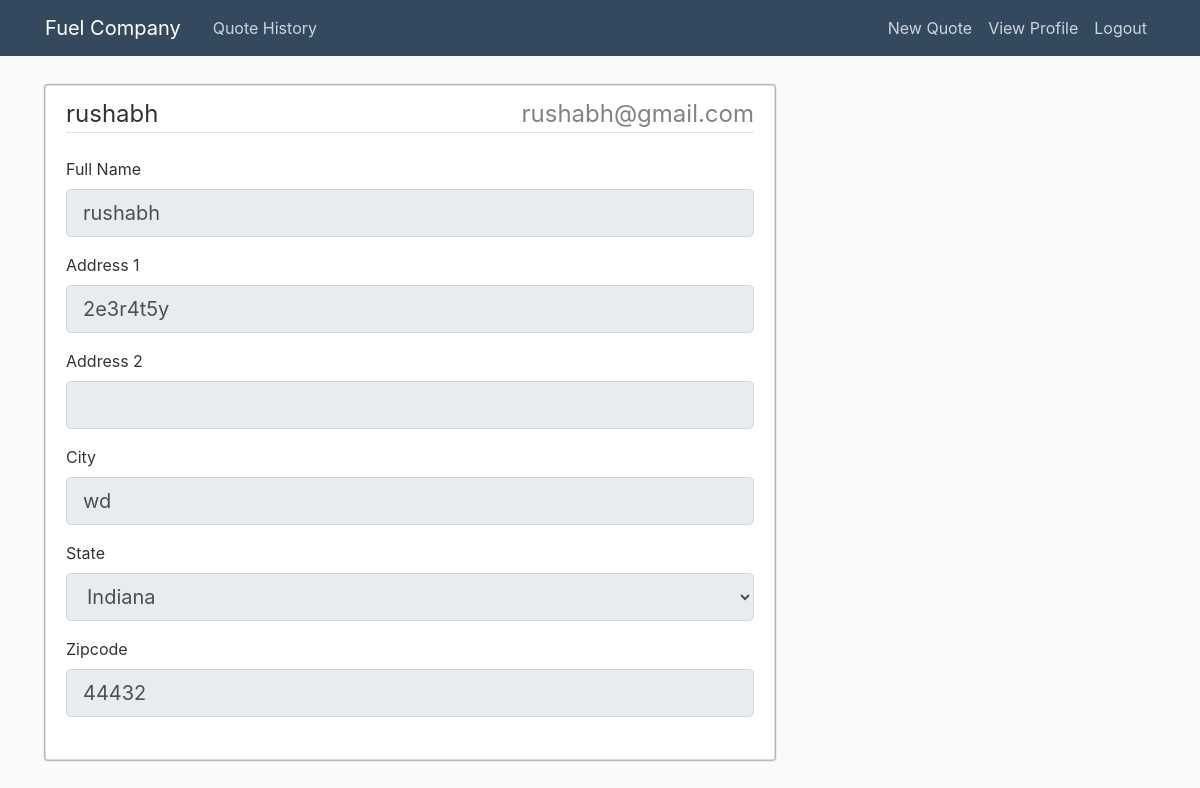
The app's page /about (signed in) with its own data.
### app/models.py (models this page shows, shortened)
class User(db.Model, UserMixin):
    id = db.Column(db.Integer, primary_key=True)
    username = db.Column(db.String(20), unique=True, nullable=False)
    email = db.Column(db.String(120), unique=True, nullable=False)
    password = db.Column(db.String(60), nullable=False)
    quotes = db.relationship('Quote', backref='author', lazy=True)
    user_profile = db.relationship('UserProfile', backref='author', lazy=True, uselist=False)

class UserProfile(db.Model):
    id = db.Column(db.Integer(), primary_key=True)
    full_name = db.Column(db.String(50), nullable=False)
    address_one = db.Column(db.String(100), nullable=False)
    address_two = db.Column(db.String(100), nullable=True)
    city = db.Column(db.String(100), nullable=False)
    state = db.Column(db.String(2), nullable=False)
    zipcode = db.Column(db.Integer(), nullable=False)
    user_id = db.Column(db.Integer, db.ForeignKey('user.id'), nullable=False)

### app/users/routes.py (the view)
@users.route('/about')
@login_required
def about():
    if not current_user.user_profile:
        return redirect(url_for('users.account'))
    else:
        form = UpdateAccountForm()
        form.full_name.data = current_user.user_profile.full_name
        form.address_one.data = current_user.user_profile.address_one
        form.address_two.data = current_user.user_profile.address_two
        form.city.data = current_user.user_profile.city
        form.state.data = current_user.user_profile.state
        form.zipcode.data = current_user.user_profile.zipcode
        return render_template('about.html', title='User Profile', form=form)

### app/models.py (called while the page is built)
@login_manager.user_loader
def load_user(user_id):
    return User.query.get(int(user_id))

### app/templates/about.html (shortened to what this page needs)
{% extends "layout.html" %}
{% block content %}
<div class="content-section" style=" border-radius: 2px; box-shadow: 0 0 2px black; margin-top: 5px;">
    <form method="POST" action="" enctype="multipart/form-data">
        <fieldset class="form-group">
            <legend class="border-bottom mb-4">{{current_user.username }} <span style="float:right; color: #7F8388">{{ current_user.email }}</span></legend>
            <div class="form-group">
                {{ form.full_name.label(class="form-control-label") }}
                {% if form.full_name.errors %}
                {{ form.full_name(class="form-control form-control-lg is-invalid") }}
                <div class="invalid-feedback">
                    {% for error in form.full_name.errors %}
                    <span>{{ error }}</span>
                    {% endfor %}
                </div>
                {% else %}
                {{ form.full_name(class="form-control form-control-lg", disabled=True) }}
                {% endif %}
            </div>
            <div class="form-group">
                {{ form.address_one.label(class="form-control-label") }}
                {% if form.address_one.errors %}
                {{ form.address_one(class="form-control form-control-lg is-invalid") }}
                <div class="invalid-feedback">
                    {% for error in form.address_one.errors %}
                    <span>{{ error }}</span>
                    {% endfor %}
                </div>
                {% else %}
                {{ form.address_one(class="form-control form-control-lg", disabled=True) }}
                {% endif %}
            </div>
            <div class="form-group">
                {{ form.address_two.label(class="form-control-label") }}
                {% if form.address_two.errors %}
                {{ form.address_two(class="form-control form-control-lg is-invalid") }}
                <div class="invalid-feedback">
                    {% for error in form.address_two.errors %}
                    <span>{{ error }}</span>
                    {% endfor %}
                </div>
                {% else %}
                {{ form.address_two(class="form-control form-control-lg", disabled=True) }}
                {% endif %}
            </div>
            <div class="form-group">
                {{ form.city.label(class="form-control-label") }}
                {% if form.city.errors %}
                {{ form.city(class="form-control form-control-lg is-invalid") }}
                <div class="invalid-feedback">
                    {% for error in form.city.errors %}
                    <span>{{ error }}</span>
                    {% endfor %}
                </div>
                {% else %}
                {{ form.city(class="form-control form-control-lg", disabled=True) }}
                {% endif %}
            </div>
            <div class="form-group">
                {{ form.state.label(class="form-control-label") }}
                {% if form.state.errors %}
                {{ form.state(class="form-control form-control-lg is-invalid") }}
                <div class="invalid-feedback">
                    {% for error in form.state.errors %}
                    <span>{{ error }}</span>
                    {% endfor %}
                </div>
                {% else %}
                {{ form.state(class="form-control form-control-lg", disabled=True) }}
                {% endif %}
            </div>
            <div class="form-group">
                {{ form.zipcode.label(class="form-control-label") }}
                {% if form.zipcode.errors %}
                {{ form.zipcode(class="form-control form-control-lg is-invalid") }}
                <div class="invalid-feedback">
                    {% for error in form.zipcode.errors %}
                    <span>{{ error }}</span>
                    {% endfor %}
                </div>
                {% else %}
                {{ form.zipcode(class="form-control form-control-lg", disabled=True) }}
                {% endif %}
            </div>
        </fieldset>
    </form>
</div>
{% endblock content %}

### app/static/main.css (style rules this page uses)
body { background: #fafafa; color: #333333; margin-top: 5rem; }
.content-section { background: #ffffff; padding: 10px 20px; border: 1px solid #dddddd; border-radius: 3px; margin-bottom: 20px; }

### app/templates/layout.html (style rules this page uses)
body { counter-reset: Serial; }

### records on screen
User: username "rushabh", email "rushabh@gmail.com"
UserProfile: full_name "rushabh", address_one "2e3r4t5y", city "wd", state "Indiana", zipcode "44432"
